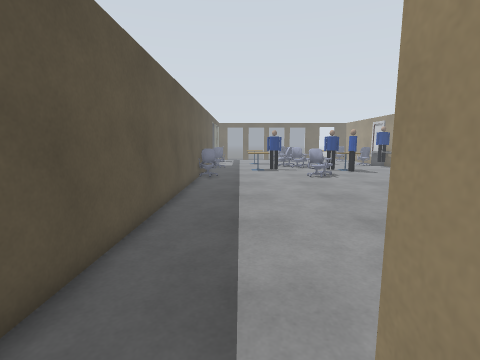
view 1 (above)

16 first-person views from a walk through a Gazebo world. The camera is 1.2 m above the floor, tilts 8° down and sees 85° across. The floor is counted in squares, 0.5 m on a side. Each view is taken from the middle of a square. On the plan, view 1 faces up. The plan holds only what a view shows up to about 17 squares ahead; the rest is blank. The place goes on beyond the plan. Some stock models are drawn as simple stand-ins. Some surface patterns are stand-ins.

view 2
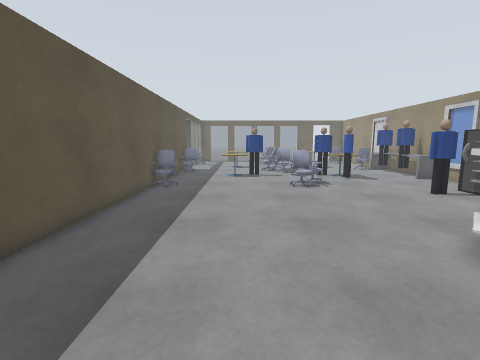

view 3
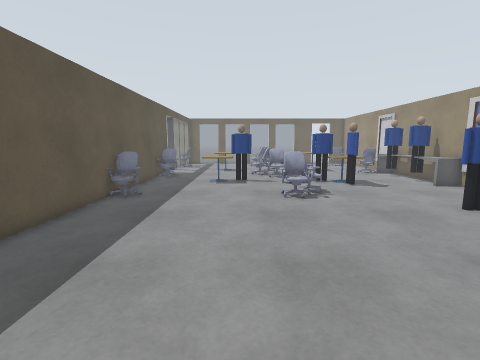

view 4
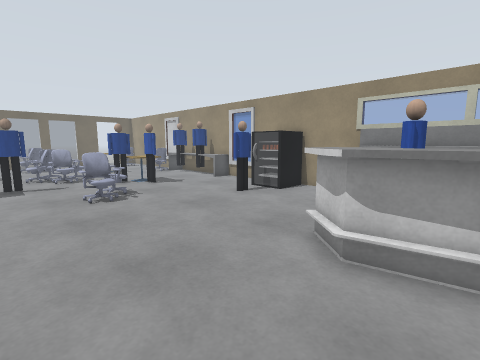

view 5
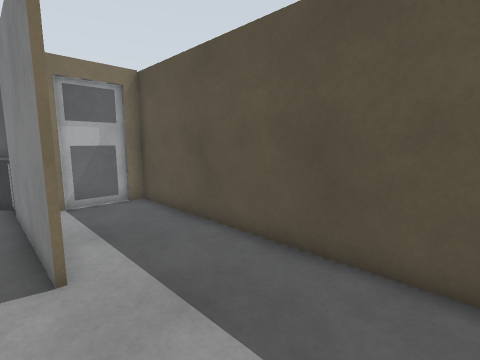

view 6
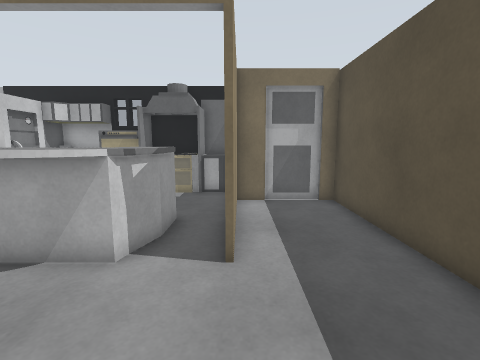

view 7
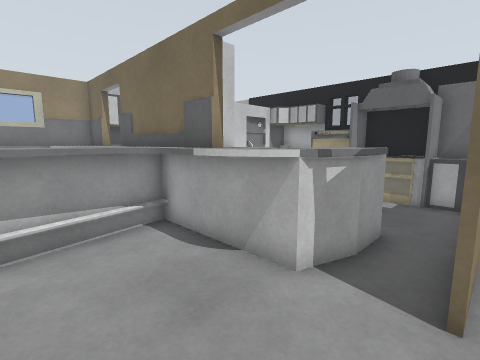

view 8
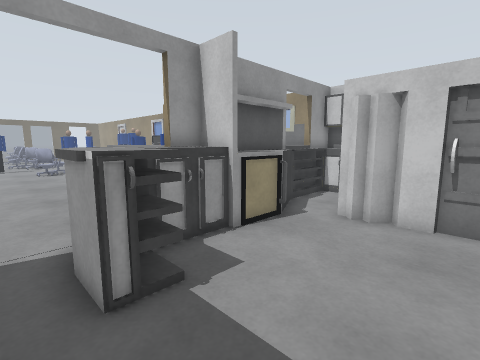

view 9
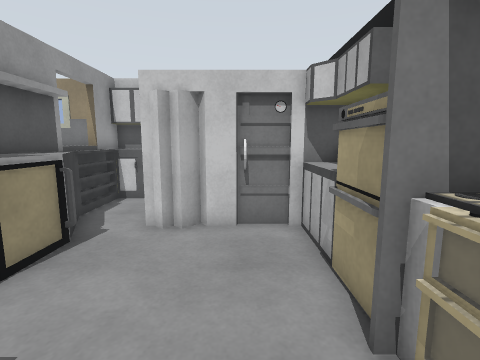

view 10
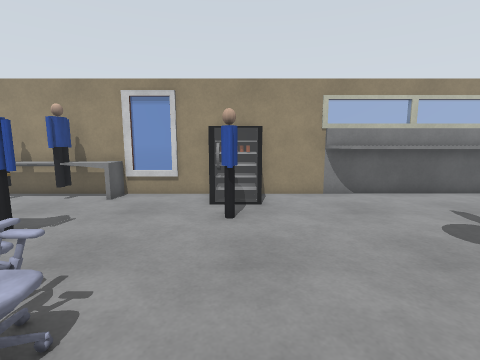

view 11
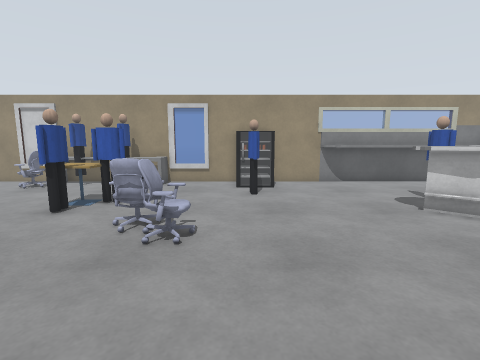

view 12
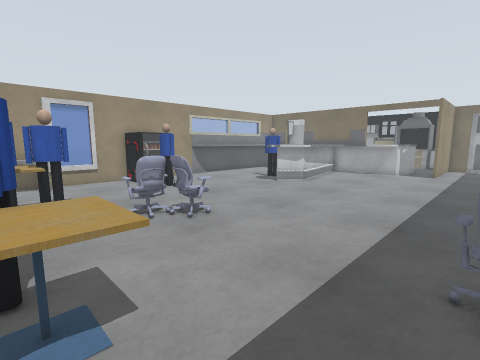

view 13
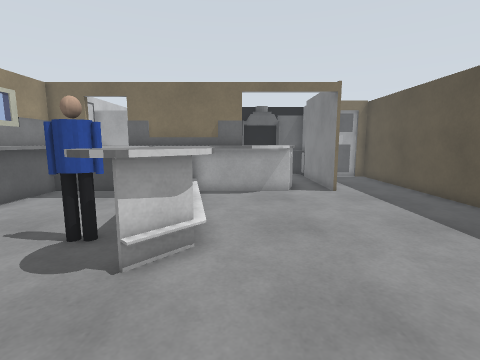

view 14
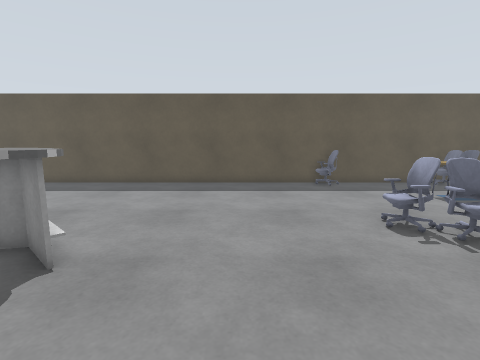

view 15
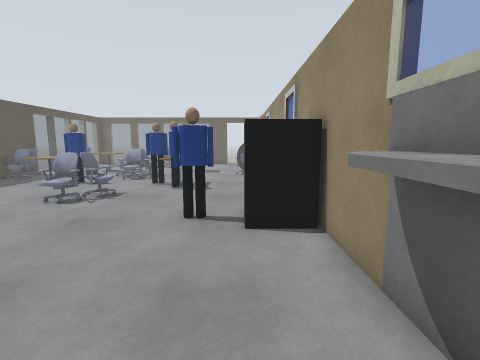

view 16
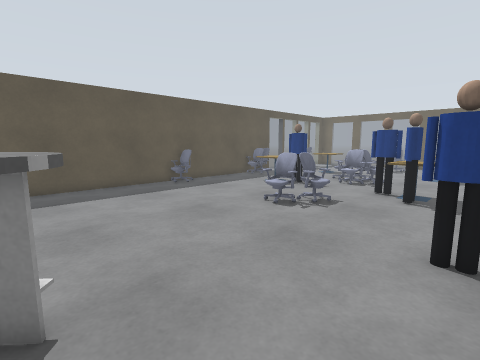

### Floor plan
Points are (right, up) in squares from view 1. A wall is a line through its corners. A room is listed if a view was taken in it or the views show most of it. See-through windows are left out.
Room 1 (views 1, 2, 3, 4, 5, 6, 7, 10, 11, 12, 13, 14, 15, 16)
walls: (6.7, 9.4) (7.9, 10.6); (13.5, 15.2) (13.5, 17); (15.2, 15.1) (13.1, 15.1) (13.1, 17.2) (15.2, 17.2); (7.4, 3.5) (6.6, 8.8); (5.2, 2.9) (6.9, 2.9); (4.6, 2.8) (5.1, 2.9); (4.2, 2.6) (4.8, 2.8); (3.4, 1.7) (3.5, 2); (3.4, 1.2) (3.6, 2.1) (4, 2.4); (14.1, 3.9) (14.1, 10.8); (-3, 25.5) (-3, -3.9); (15.3, 2) (15.3, 25.5); (1.1, -2.1) (1.1, 2); (-0.1, -3.9) (1.1, -3.9); (-2.5, -4.1) (0, -4.1)
low walls: (6.7, 8.6) (6.7, 9.4); (7.2, 7.1) (6.7, 9.4); (7.5, 7) (7.1, 9.1) (8.2, 10.4); (9.8, 3.9) (11.9, 3.9); (14.1, 21.5) (14.1, 23.5); (3.6, 2.2) (4.2, 2.6); (8.2, 1.9) (7.4, 5.9); (8.5, 1.7) (7.7, 5.9); (15.4, 21.5) (13.9, 21.5); (14.1, 24.5) (14.1, 25.5)
ways out: opening at (2, 1) to room 2
objects: chair (-2, 19) to (-2, 20); other object (-2, 25); cafe table (1, 23) to (3, 24); person (3, 24) to (4, 24); chair (5, 18) to (6, 19); other object (5, 25) to (6, 25); chair (6, 19) to (7, 21); person (8, 23) to (9, 24); person (9, 22) to (10, 23); cafe table (9, 24) to (10, 24); person (10, 8) to (10, 9); person (11, 16) to (12, 17); person (14, 24)
Room 2 (views 8, 9)
walls: (4.5, -1.2) (3.1, -1.2) (3.1, 0.4) (3.4, 1.2); (5.7, -5.5) (7.6, -5.5); (5.9, -5.8) (10.5, -5.8); (7, 0.4) (4.5, 0.4); (7.8, -6.3) (9.4, -6.3) (10, -5.8); (9.3, 0.2) (5.9, 0.2); (10.7, -2.8) (10.2, -2.4) (10.4, -2.1) (10.2, -1.8) (10.4, -1.5) (10.4, -1.1); (10.6, -5.5) (10.6, -3.9); (10.4, -7.2) (10.4, -3); (1.3, 2) (1.3, -5.2); (12.8, -1.2) (14.5, -1.2); (15.3, 1.7) (8.5, 1.7)
low walls: (5, -5.9) (5.8, -5.9); (5.6, 0.2) (4.8, 0.2); (3.1, -5.9) (4.4, -5.9); (1.8, -5.8) (5.8, -5.8); (14.3, 0.1) (14.3, 1.3) (11.5, 1.3) (9.3, 0.2)
ways out: opening at (2, 1) to room 1

Where each view was taken, in squares from view 1:
view 1: 0 up, 0 right, facing up
view 2: 4 up, 2 right, facing up
view 3: 7 up, 3 right, facing up
view 4: 7 up, 2 right, facing up-right
view 5: 7 up, 2 right, facing down-left
view 6: 7 up, 1 right, facing down
view 7: 6 up, 1 right, facing down-right
view 8: 5 down, 2 right, facing up-right
view 9: 4 down, 3 right, facing right
view 10: 16 up, 3 right, facing right
view 11: 17 up, 1 left, facing right
view 12: 24 up, 2 left, facing down-right
view 13: 15 up, 6 right, facing down
view 14: 14 up, 13 right, facing left
view 15: 8 up, 13 right, facing up
view 16: 10 up, 12 right, facing up-left
